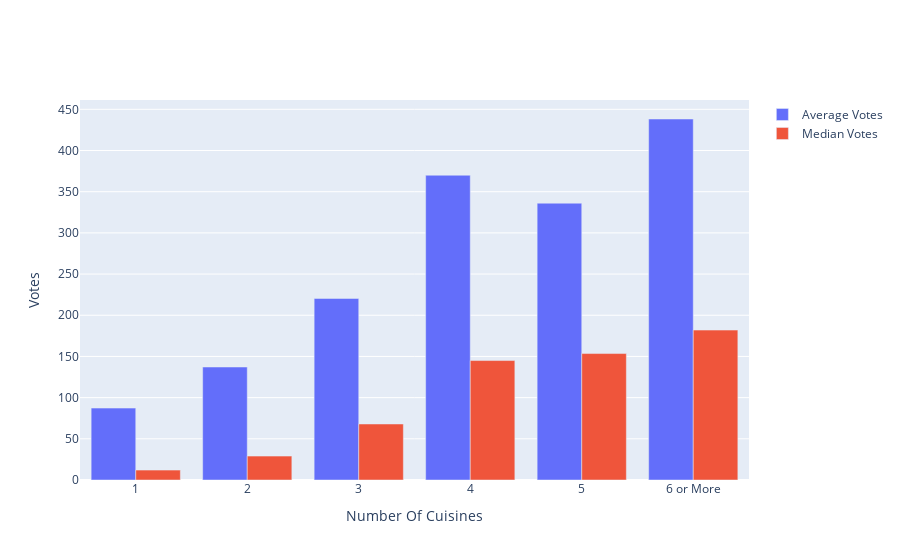

The code cell stored with this chart in its notebook:
### Code cell
fig3= go.Figure(data=[
    go.Bar(name='Average Votes', x=aggTotalCsn.Cuisines_Number, y=aggTotalCsn["Avg_Votes"],
           hovertemplate ="Total Cuisines:%{label}<br>Average Votes:%{value}",hoverinfo=None),
    
    go.Bar(name='Median Votes', x=aggTotalCsn.Cuisines_Number, y=aggTotalCsn["Median_Votes"],
          hovertemplate ="Total Cuisines:%{label}<br>Median Votes:%{value}",hoverinfo=None)])

fig3.update_traces(textfont_size=15)
fig3.update_layout(barmode='group',
                    xaxis=dict(title="Number Of Cuisines" ),
                    yaxis=dict(title="Votes"))
fig3.show()

### Figure 1 — Plotly figure (JSON) as saved in the notebook; plotly's stock layout.template omitted (floating-point values rounded to 4 significant figures)
{"data": [{"hovertemplate": "Total Cuisines:%{label}<br>Average Votes:%{value}", "name": "Average Votes", "textfont": {"size": 15}, "type": "bar", "x": ["1", "2", "3", "4", "5", "6 or More"], "y": [87.31, 137.2, 220.4, 370.0, 336.0, 438.2]}, {"hovertemplate": "Total Cuisines:%{label}<br>Median Votes:%{value}", "name": "Median Votes", "textfont": {"size": 15}, "type": "bar", "x": ["1", "2", "3", "4", "5", "6 or More"], "y": [12, 29, 68, 145, 153.5, 182]}], "layout": {"barmode": "group", "xaxis": {"title": {"text": "Number Of Cuisines"}}, "yaxis": {"title": {"text": "Votes"}}}}
